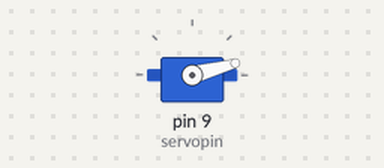
A sketch run on a simulated Arduino Uno, built with avr-gcc and run on an emulated ATmega328P. On the bench: servo.

Above: at 0.1 s.
Timing chart, 0 to 40.0 s (numbered marks = the images above):
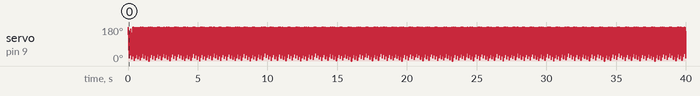

The sketch:

2.ino
```cpp
#include <Servo.h>  //loads servo command library

Servo myservo;      // Declare servo variable "myservo"

int pos = 0;        // variable to store the servo position
int servopin = 9;   //variable to store servo pin

void setup() {
  myservo.attach(servopin);  // attaches the servo on pin 9 to the servo object
}

void loop() {

  for (int i = 0; i <= 180; i++)
  {
    myservo.write(i);
  }

}
```
